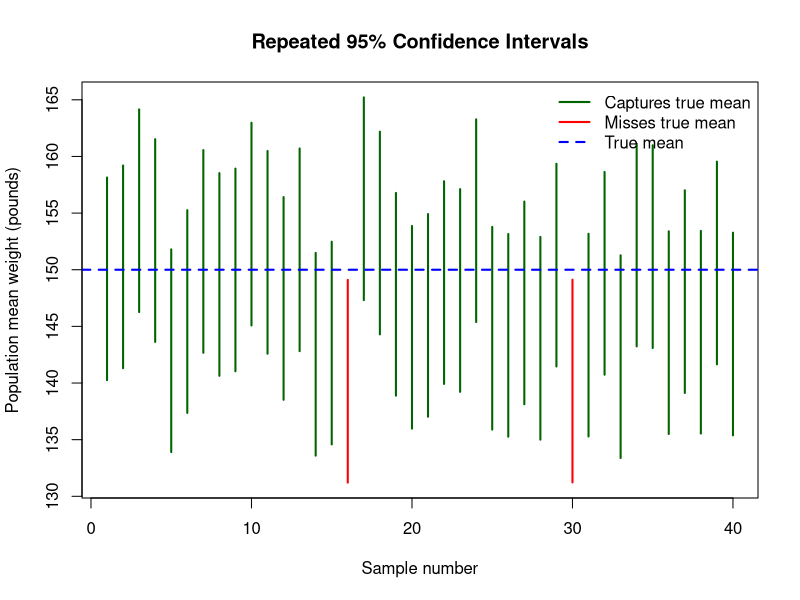
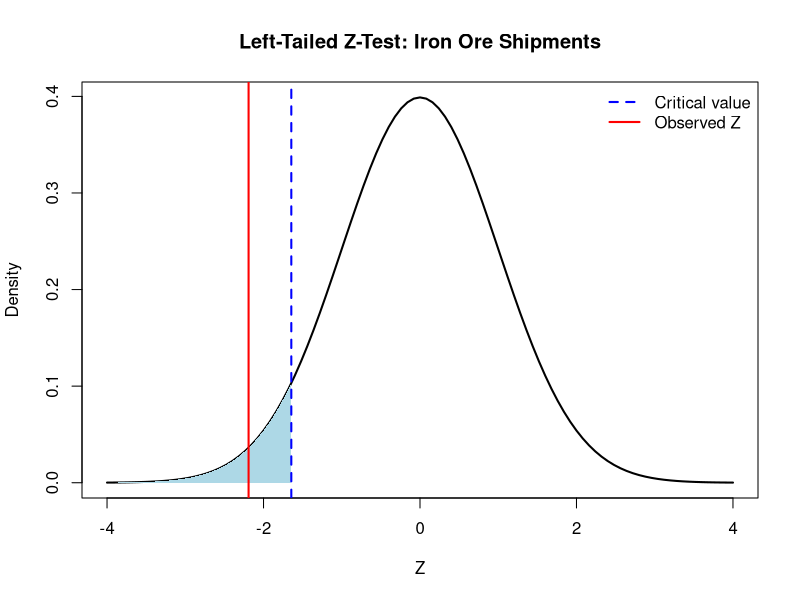
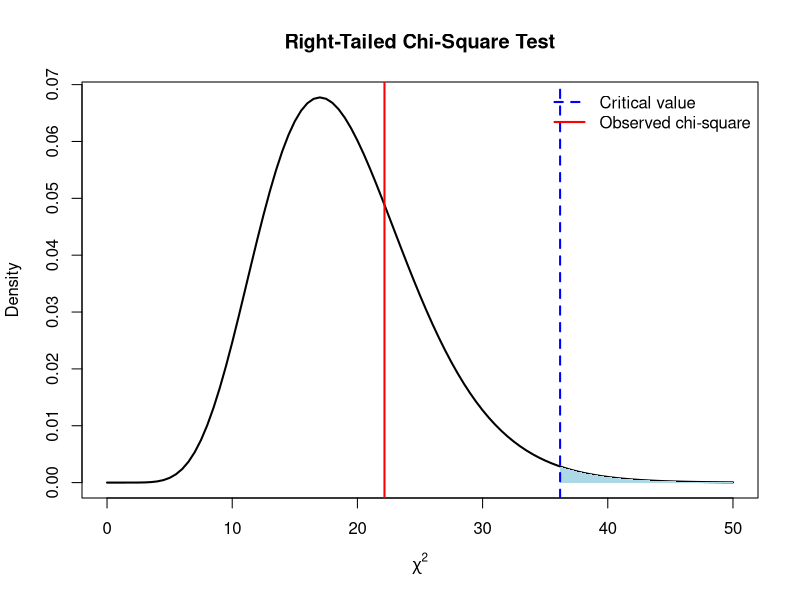

Source code (R) for these figures, in order:
## ---- chunk 1
#| include: false
knitr::opts_chunk$set(
  collapse = TRUE, 
  warning = FALSE,
  message = FALSE,
  error = TRUE,
  fig.height = 2.75, 
  fig.width = 4.25,
  fig.env = 'figure',
  fig.pos = 'h',
  fig.align = 'center')
## ---- chunk 2
# Standard Normal: P(Z < 1.25), P(Z > 1.25), and its 95th percentile
pnorm(1.25)
pnorm(1.25, lower.tail = FALSE)
qnorm(0.95)

# Student's t with 10 degrees of freedom
df <- 10
pt(1.25, df = df)
pt(1.25, df = df, lower.tail = FALSE)
qt(0.95, df = df)
## ---- chunk 3
# Common two-sided Normal critical values
qnorm(0.95)   # 90% confidence interval -> 1.645
qnorm(0.975)  # 95% confidence interval -> 1.960
qnorm(0.995)  # 99% confidence interval -> 2.576

# Left-tail alpha = 0.05 rejection cutoff
qnorm(0.05)

# Right-tail alpha = 0.05 rejection cutoff
qnorm(0.05, lower.tail = FALSE)

# Calculate a two-sided p-value for an observed z = -2.10
z_obs <- -2.10
2 * pnorm(abs(z_obs), lower.tail = FALSE)
## ---- chunk 4
n <- 16
df <- n - 1

# Critical t for a 95% two-sided confidence interval
t_crit <- qt(0.975, df = df)
round(t_crit, 3)

# Left-tailed test, significance level 0.05
round(qt(0.05, df = df), 3)

# Right-tailed test, significance level 0.05
round(qt(0.05, df = df, lower.tail = FALSE), 3)

# P(T < -1.20), P(T > 1.20), and P(-1.20 < T < 1.20)
round(pt(-1.20, df = df), 4)
round(pt(1.20, df = df, lower.tail = FALSE), 4)
round(pt(1.20, df = df) - pt(-1.20, df = df), 4)
## ---- chunk 5
t_obs <- -1.20
df <- 5
p_exact <- pt(t_obs, df = df)

round(p_exact, 4)

# Left-tail critical t values for areas 0.10 and 0.20
round(c(`10% left tail` = qt(0.10, df = df),
        `20% left tail` = qt(0.20, df = df)), 3)
## ---- chunk 6
xbar <- 3420
sigma <- 500
n <- 100
confidence <- 0.95

alpha <- 1 - confidence
z_star <- qnorm(1 - alpha / 2)
se <- sigma / sqrt(n)
me <- z_star * se
ci <- c(lower = xbar - me, upper = xbar + me)

round(z_star, 3)
round(me, 2)
round(ci, 2)
## ---- chunk 7
n <- 41
xbar <- 35.6
s <- 11.5
confidence <- 0.95

df <- n - 1
t_star <- qt((1 + confidence) / 2, df = df)
se <- s / sqrt(n)
me <- t_star * se
ci <- c(lower = xbar - me, upper = xbar + me)

round(t_star, 3)
round(me, 3)
round(ci, 3)

# R's built-in t.test() can calculate this CI from raw data,
# but xbar, s, and n alone are enough for the manual formula above.
## ---- chunk 8
n <- 200
successes <- 112
p_hat <- successes / n

# Check the course guideline for this Normal approximation
c(successes = n * p_hat,
  failures = n * (1 - p_hat))

z_star <- qnorm(0.975)
se_hat <- sqrt(p_hat * (1 - p_hat) / n)
ci <- p_hat + c(-1, 1) * z_star * se_hat

round(p_hat, 4)
round(setNames(ci, c("lower", "upper")), 4)
## ---- chunk 9
n <- 41
xbar <- 35.6
s <- 11.5
mu0 <- 37
alpha <- 0.05

df <- n - 1
t_obs <- (xbar - mu0) / (s / sqrt(n))
p_value <- pt(t_obs, df = df)  # LEFT-tailed p-value
critical_t <- qt(alpha, df = df)

round(t_obs, 3)       # Approximately -0.780
round(critical_t, 3)  # Approximately -1.684
round(p_value, 4)     # Approximately 0.2201

if (p_value < alpha) {
  cat("Reject H0 at alpha =", alpha, "\n")
} else {
  cat("Fail to reject H0 at alpha =", alpha, "\n")
}
## ---- chunk 10
p_two_sided <- 2 * pt(abs(t_obs), df = df, lower.tail = FALSE)
round(p_two_sided, 4)
## ---- chunk 11
xbar <- 3500
mu0 <- 3400
sigma <- 500
n <- 100
alpha <- 0.05

z_obs <- (xbar - mu0) / (sigma / sqrt(n))
p_value <- pnorm(z_obs, lower.tail = FALSE)
critical_z <- qnorm(alpha, lower.tail = FALSE)

round(z_obs, 3)
round(critical_z, 3)
round(p_value, 4)

if (p_value < alpha) {
  cat("Reject H0: evidence supports a mean above 3400 grams.\n")
} else {
  cat("Fail to reject H0: insufficient evidence of a mean above 3400 grams.\n")
}
## ---- chunk 12
# Example inputs: edit these for a different problem
xbar <- 35.6
mu0 <- 37
n <- 41
s <- 11.5
sigma_known <- FALSE
alpha <- 0.05
alternative <- "less"  # "less", "greater", or "two.sided"

stopifnot(n > 1, alternative %in% c("less", "greater", "two.sided"))

if (sigma_known) {
  sigma <- 11.5  # Replace with the KNOWN population SD when applicable
  statistic <- (xbar - mu0) / (sigma / sqrt(n))
  cdf <- function(x, lower.tail = TRUE) pnorm(x, lower.tail = lower.tail)
  distribution <- "Z"
} else {
  statistic <- (xbar - mu0) / (s / sqrt(n))
  cdf <- function(x, lower.tail = TRUE) pt(x, df = n - 1,
                                          lower.tail = lower.tail)
  distribution <- "t"
}

p_value <- switch(
  alternative,
  less = cdf(statistic),
  greater = cdf(statistic, lower.tail = FALSE),
  two.sided = 2 * cdf(abs(statistic), lower.tail = FALSE)
)

cat("Distribution:", distribution, "\n")
cat("Test statistic:", round(statistic, 4), "\n")
cat("p-value:", round(p_value, 5), "\n")
cat(if (p_value < alpha) "Reject H0\n" else "Fail to reject H0\n")
## ---- chunk 13
round(pnorm(1.35, lower.tail = FALSE), 4)
round(pnorm(1.80) - pnorm(-0.50), 4)
round(qnorm(0.025, lower.tail = FALSE), 4)
round(qt(0.05, df = 20, lower.tail = FALSE), 4)
round(2 * pt(1.20, df = 5, lower.tail = FALSE), 4)
round(pnorm(1, mean = 1.02, sd = 0.01 / sqrt(4)), 6)

mu_uniform <- (2.97 + 3.01) / 2
sigma_uniform <- (3.01 - 2.97) / sqrt(12)
se_100 <- sigma_uniform / sqrt(100)
round(pnorm(2.991, mean = mu_uniform, sd = se_100) -
      pnorm(2.987, mean = mu_uniform, sd = se_100), 4)
## ---- chunk 14
# Confidence level
conf_level <- 0.95

# Significance level
alpha <- 1 - conf_level

# Find the critical Z-value
z_critical <- qnorm(1 - alpha / 2)

z_critical

# The corresponding negative critical value
-z_critical
## ---- chunk 15
# Probability between the two critical values
pnorm(z_critical) - pnorm(-z_critical)
## ---- chunk 16
# Example: 90%, 95%, and 99% confidence levels

qnorm(0.95)   # 90% CI: 5% in each tail

qnorm(0.975)  # 95% CI: 2.5% in each tail

qnorm(0.995)  # 99% CI: 0.5% in each tail
## ---- chunk 17
# Function for a Z-based confidence interval
# when population standard deviation is known

ci_mean_z <- function(xbar, sigma, n, conf_level = 0.95) {

  alpha <- 1 - conf_level

  z_critical <- qnorm(1 - alpha / 2)

  SE <- sigma / sqrt(n)

  ME <- z_critical * SE

  lower <- xbar - ME
  upper <- xbar + ME

  return(c(lower = lower, upper = upper))
}
## ---- chunk 18
n <- 30
xbar <- 150
sigma <- 25
conf_level <- 0.95
## ---- chunk 19
alpha <- 1 - conf_level

z_critical <- qnorm(1 - alpha / 2)

z_critical
## ---- chunk 20
SE <- sigma / sqrt(n)

SE
## ---- chunk 21
ME <- z_critical * SE

ME
## ---- chunk 22
lower <- xbar - ME
upper <- xbar + ME

c(lower = lower, upper = upper)

# Rounded to two decimal places
round(c(lower = lower, upper = upper), 2)
## ---- chunk 23
ci_mean_z(
  xbar = 150,
  sigma = 25,
  n = 30,
  conf_level = 0.95
)
## ---- chunk 24
# Set a seed so results can be reproduced
set.seed(312)

# Population characteristics
mu_true <- 150
sigma <- 25
n <- 30

# Number of repeated samples
n_samples <- 40

# Critical Z-value for a 95% CI
z_critical <- qnorm(0.975)

# Generate 40 sample means
sample_means <- replicate(
  n_samples,
  mean(rnorm(n, mean = mu_true, sd = sigma))
)

# Margin of error for each sample
ME <- z_critical * sigma / sqrt(n)

# Construct the confidence intervals
lower <- sample_means - ME
upper <- sample_means + ME

# Check whether each interval contains the true mean
captured <- (lower <= mu_true) & (mu_true <= upper)

# Number of intervals capturing the true mean
sum(captured)

# Number missing the true mean
sum(!captured)
## ---- chunk 25
#| fig-width: 9
#| fig-height: 6
#| fig-cap: "Forty simulated 95% confidence intervals"

plot(
  1:n_samples, sample_means,
  type = "n",
  ylim = range(c(lower, upper, mu_true)),
  xlab = "Sample number",
  ylab = "Population mean weight (pounds)",
  main = "Repeated 95% Confidence Intervals"
)

# Draw each confidence interval
for (i in 1:n_samples) {

  segments(
    x0 = i,
    y0 = lower[i],
    x1 = i,
    y1 = upper[i],
    col = ifelse(captured[i], "darkgreen", "red"),
    lwd = 2
  )
}

# The true population mean
abline(h = mu_true, col = "blue", lwd = 2, lty = 2)

legend(
  "topright",
  legend = c("Captures true mean", "Misses true mean", "True mean"),
  col = c("darkgreen", "red", "blue"),
  lwd = 2,
  lty = c(1, 1, 2),
  bty = "n"
)
## ---- chunk 26
set.seed(312)

mu_true <- 150
sigma <- 25
n <- 30

z_critical <- qnorm(0.975)

# Number of repetitions
N <- 10000

# Simulate whether each CI captures the true mean
captured <- replicate(N, {

  sample_data <- rnorm(
    n,
    mean = mu_true,
    sd = sigma
  )

  xbar <- mean(sample_data)

  ME <- z_critical * sigma / sqrt(n)

  lower <- xbar - ME
  upper <- xbar + ME

  (lower <= mu_true) && (mu_true <= upper)
})

# Proportion of intervals that capture mu
mean(captured)

# Proportion that do not capture mu
mean(!captured)
## ---- chunk 27
ci_width <- function(n, sigma, conf_level = 0.95) {

  alpha <- 1 - conf_level

  z_critical <- qnorm(1 - alpha / 2)

  width <- 2 * z_critical * sigma / sqrt(n)

  return(width)
}
## ---- chunk 28
ci_width(n = 20, sigma = 25)

ci_width(n = 30, sigma = 25)

ci_width(n = 100, sigma = 25)

ci_width(n = 500, sigma = 25)
## ---- chunk 29
ci_width(n = 30, sigma = 10)

ci_width(n = 30, sigma = 25)

ci_width(n = 30, sigma = 40)
## ---- chunk 30
ci_width(n = 30, sigma = 25, conf_level = 0.90)

ci_width(n = 30, sigma = 25, conf_level = 0.95)

ci_width(n = 30, sigma = 25, conf_level = 0.99)
## ---- chunk 31
# Critical value for 99% confidence
qnorm(0.995)

# Critical value for 99.9% confidence
qnorm(0.9995)

# Critical value corresponding to 100% confidence
qnorm(1)
## ---- chunk 32
sigma <- 25

B <- 3

conf_level <- 0.95

# Step 1: Find critical Z-value
z_critical <- qnorm(1 - (1 - conf_level) / 2)

# Step 2: Calculate required sample size
n_required <- (z_critical * sigma / B)^2

n_required

# Step 3: Round upward
ceiling(n_required)
## ---- chunk 33
# 90% confidence
z90 <- qnorm(0.95)

# 95% confidence
z95 <- qnorm(0.975)

# 99% confidence
z99 <- qnorm(0.995)

z90
z95
z99
## ---- chunk 34
xbar <- 150
sigma <- 25
n <- 30

# Construct confidence intervals
ci_mean_z(xbar, sigma, n, conf_level = 0.90)

ci_mean_z(xbar, sigma, n, conf_level = 0.95)

ci_mean_z(xbar, sigma, n, conf_level = 0.99)
## ---- chunk 35
n <- 19
xbar <- 44.2
s <- 3.8
conf_level <- 0.90

df <- n - 1

df
## ---- chunk 36
alpha <- 1 - conf_level

t_critical <- qt(1 - alpha / 2, df = 18)

t_critical
## ---- chunk 37
SE <- s / sqrt(n)

ME <- t_critical * SE

SE
ME
## ---- chunk 38
lower <- xbar - ME
upper <- xbar + ME

round(c(lower = lower, upper = upper), 3)
## ---- chunk 39
ci_mean_t <- function(xbar, s, n, conf_level = 0.95) {

  alpha <- 1 - conf_level

  df <- n - 1

  t_critical <- qt(1 - alpha / 2, df = df)

  SE <- s / sqrt(n)

  ME <- t_critical * SE

  lower <- xbar - ME
  upper <- xbar + ME

  return(c(lower = lower, upper = upper))
}
## ---- chunk 40
ci_mean_t(
  xbar = 44.2,
  s = 3.8,
  n = 19,
  conf_level = 0.90
)
## ---- chunk 41
lower <- 48
upper <- 54

xbar <- (lower + upper) / 2

xbar
## ---- chunk 42
ME <- (upper - lower) / 2

ME
## ---- chunk 43
n <- 16
conf_level <- 0.80

alpha <- 1 - conf_level

df <- n - 1

t_critical <- qt(1 - alpha / 2, df = df)

t_critical
## ---- chunk 44
s <- ME * sqrt(n) / t_critical

s
## ---- chunk 45
ci_mean_t(
  xbar = 51,
  s = s,
  n = 16,
  conf_level = 0.80
)
## ---- chunk 46
n <- 75

df <- n - 1

df
## ---- chunk 47
# Exact critical value using R
qt(0.975, df = 74)

# Approximate value from the printed table using df = 70
qt(0.975, df = 70)
## ---- chunk 48
n <- 100

X <- 80

phat <- X / n

phat
## ---- chunk 49
# Number of observed successes
n * phat

# Number of observed failures
n * (1 - phat)

# Check both conditions
n * phat >= 15

n * (1 - phat) >= 15
## ---- chunk 50
conf_level <- 0.95

alpha <- 1 - conf_level

z_critical <- qnorm(1 - alpha / 2)

z_critical
## ---- chunk 51
SE <- sqrt(phat * (1 - phat) / n)

SE
## ---- chunk 52
ME <- z_critical * SE

ME
## ---- chunk 53
lower <- phat - ME
upper <- phat + ME

round(c(lower = lower, upper = upper), 4)
## ---- chunk 54
# Wald confidence interval for a population proportion
# This is the Normal-approximation method from our handout.

ci_proportion <- function(X, n, conf_level = 0.95) {

  phat <- X / n

  alpha <- 1 - conf_level

  z_critical <- qnorm(1 - alpha / 2)

  SE <- sqrt(phat * (1 - phat) / n)

  ME <- z_critical * SE

  lower <- phat - ME
  upper <- phat + ME

  return(c(lower = lower, upper = upper))
}
## ---- chunk 55
ci_proportion(
  X = 80,
  n = 100,
  conf_level = 0.95
)
## ---- chunk 56
# Original sample: 80 successes out of 100
CI_100 <- ci_proportion(
  X = 80,
  n = 100,
  conf_level = 0.95
)

# Larger sample: 800 successes out of 1000
CI_1000 <- ci_proportion(
  X = 800,
  n = 1000,
  conf_level = 0.95
)

# Display both intervals
round(CI_100, 4)

round(CI_1000, 4)

# Compare interval widths
width_100 <- CI_100[2] - CI_100[1]

width_1000 <- CI_1000[2] - CI_1000[1]

width_100
width_1000
## ---- chunk 57
CI <- ci_proportion(
  X = 80,
  n = 100,
  conf_level = 0.95
)

# Is the entire confidence interval above 0.50?
CI[1] > 0.50
## ---- chunk 58
phat <- 0.80

conf_level <- 0.99

B <- 0.01

# Find the critical Z-value
z_critical <- qnorm(1 - (1 - conf_level) / 2)

z_critical

# Calculate required sample size
n_required <- phat * (1 - phat) * (z_critical / B)^2

n_required

# Round upward
ceiling(n_required)
## ---- chunk 59
# Using the Z-value rounded as in our printed table

z_table <- 2.576

ceiling(0.80 * 0.20 * (z_table / 0.01)^2)
## ---- chunk 60
phat <- 0.50

conf_level <- 0.99

B <- 0.01

z_critical <- qnorm(1 - (1 - conf_level) / 2)

n_required <- phat * (1 - phat) * (z_critical / B)^2

n_required

ceiling(n_required)
## ---- chunk 61
ceiling(0.25 * (2.576 / 0.01)^2)
## ---- chunk 62
# Confidence interval 1
CI1 <- c(0.60, 0.80)

# Confidence interval 2
CI2 <- c(0.30, 0.41)

# Confidence interval 3
CI3 <- c(0.45, 0.65)

# Case 1: Entire interval above 0.50
CI1[1] > 0.50

# Case 2: Entire interval below 0.50
CI2[2] < 0.50

# Case 3: Interval contains 0.50
CI3[1] <= 0.50 && CI3[2] >= 0.50
## ---- chunk 63
# 90% confidence
qnorm(0.95)

# 95% confidence
qnorm(0.975)

# 99% confidence
qnorm(0.995)
## ---- chunk 64
# 90% confidence interval, df = 18
qt(0.95, df = 18)

# 95% confidence interval, df = 15
qt(0.975, df = 15)

# 95% confidence interval, df = 74
qt(0.975, df = 74)

# 99% confidence interval, df = 20
qt(0.995, df = 20)
## ---- chunk 65
# 95% central probability for standard Normal
z <- qnorm(0.975)

pnorm(z) - pnorm(-z)

# 95% central probability for t distribution, df = 18
t <- qt(0.975, df = 18)

pt(t, df = 18) - pt(-t, df = 18)
## ---- chunk 66
# Enter the values and use ci_mean_z()

## ---- chunk 67
# Use qt() or ci_mean_t()

## ---- chunk 68
# Use ci_proportion()

## ---- chunk 69
# Use qnorm(), sqrt(), and ceiling() as appropriate

## ---- chunk 70
# Compare critical values and interval widths

## ---- chunk 71
# P(Z < 1.96)
pnorm(1.96)

# P(Z > 1.96)
pnorm(1.96, lower.tail = FALSE)

# Find z such that P(Z < z) = 0.975
qnorm(0.975)
## ---- chunk 72
# Basket A

p_green_A <- 1 / 10

# Probability of three green balls
alpha_basket <- p_green_A^3

alpha_basket
## ---- chunk 73
# Probability of exactly three green balls
# in three independent draws from Basket A

dbinom(
  x = 3,
  size = 3,
  prob = 0.10
)
## ---- chunk 74
# Basket B

p_green_B <- 4 / 5

# Probability of failing to reject H0
beta_basket <- 1 - p_green_B^3

beta_basket
## ---- chunk 75
# Probability of NOT observing three green balls

1 - dbinom(
  x = 3,
  size = 3,
  prob = 0.80
)
## ---- chunk 76
power_basket <- 1 - beta_basket

power_basket
## ---- chunk 77
alpha_never_reject <- 0

beta_never_reject <- 1

power_never_reject <- 1 - beta_never_reject

alpha_never_reject
beta_never_reject
power_never_reject
## ---- chunk 78
# Given information

mu0_iron <- 80
sigma_iron <- 10
n_iron <- 30
xbar_iron <- 76

alpha_iron <- 0.05

# Calculate the standard error
SE_iron <- sigma_iron / sqrt(n_iron)

# Calculate the Z-test statistic
z_iron <- (xbar_iron - mu0_iron) / SE_iron

z_iron
## ---- chunk 79
# Critical value for a left-tailed test

z_critical_iron <- qnorm(alpha_iron)

z_critical_iron
## ---- chunk 80
# Does the observed test statistic fall
# inside the rejection region?

z_iron < z_critical_iron
## ---- chunk 81
# Left-tailed p-value

pvalue_iron <- pnorm(z_iron)

pvalue_iron
## ---- chunk 82
pvalue_iron < alpha_iron
## ---- chunk 83
#| fig-width: 8
#| fig-height: 4.5

curve(
  dnorm(x),
  from = -4,
  to = 4,
  lwd = 2,
  xlab = "Z",
  ylab = "Density",
  main = "Left-Tailed Z-Test: Iron Ore Shipments"
)

# Shade the rejection region
x_reject <- seq(-4, z_critical_iron, length.out = 300)

polygon(
  c(-4, x_reject, z_critical_iron),
  c(0, dnorm(x_reject), 0),
  col = "lightblue",
  border = NA
)

# Critical value
abline(
  v = z_critical_iron,
  col = "blue",
  lwd = 2,
  lty = 2
)

# Observed test statistic
abline(
  v = z_iron,
  col = "red",
  lwd = 2
)

legend(
  "topright",
  legend = c("Critical value", "Observed Z"),
  col = c("blue", "red"),
  lty = c(2, 1),
  lwd = 2,
  bty = "n"
)
## ---- chunk 84
# For a left-tailed Z-test

pnorm(-1.50)
## ---- chunk 85
# For a right-tailed Z-test

pnorm(1.50, lower.tail = FALSE)
## ---- chunk 86
# For a two-tailed Z-test

z_observed <- 1.50

2 * pnorm(abs(z_observed), lower.tail = FALSE)
## ---- chunk 87
mu0_A <- 50
xbar_A <- 53
n_A <- 64
sigma_A <- 16

alpha_A <- 0.01

z_A <- (xbar_A - mu0_A) /
  (sigma_A / sqrt(n_A))

z_A
## ---- chunk 88
z_critical_A <- qnorm(1 - alpha_A / 2)

z_critical_A

# Negative critical value
-z_critical_A
## ---- chunk 89
abs(z_A) > z_critical_A
## ---- chunk 90
pvalue_A <- 2 * pnorm(
  abs(z_A),
  lower.tail = FALSE
)

pvalue_A
## ---- chunk 91
mu0_B <- 70
xbar_B <- 74
sigma_B <- 12
n_B <- 36

alpha_B <- 0.09

z_B <- (xbar_B - mu0_B) /
  (sigma_B / sqrt(n_B))

z_B
## ---- chunk 92
z_critical_B <- qnorm(1 - alpha_B)

z_critical_B
## ---- chunk 93
pvalue_B <- pnorm(
  z_B,
  lower.tail = FALSE
)

pvalue_B
## ---- chunk 94
# Compare the p-value with three significance levels

alpha_levels_B <- c(0.09, 0.05, 0.01)

data.frame(
  significance_level = alpha_levels_B,
  p_value = rep(pvalue_B, length(alpha_levels_B)),
  reject_H0 = pvalue_B < alpha_levels_B
)
## ---- chunk 95
mu0_chol <- 45.5

xbar_chol <- 44.2

s_chol <- 3.8

n_chol <- 19

alpha_chol <- 0.05

# Degrees of freedom
df_chol <- n_chol - 1

# Standard error
SE_chol <- s_chol / sqrt(n_chol)

# Observed t-test statistic
t_chol <- (xbar_chol - mu0_chol) / SE_chol

df_chol
t_chol
## ---- chunk 96
t_critical_chol <- qt(
  alpha_chol,
  df = df_chol
)

t_critical_chol
## ---- chunk 97
t_chol < t_critical_chol
## ---- chunk 98
pvalue_chol <- pt(
  t_chol,
  df = df_chol
)

pvalue_chol
## ---- chunk 99
# Left-tail cutoff corresponding to 0.05
qt(0.05, df = 18)

# Left-tail cutoff corresponding to 0.10
qt(0.10, df = 18)
## ---- chunk 100
pt(t_chol, df = 18)
## ---- chunk 101
df_right_t <- 25

t_right <- 2.1

# Upper-tail probability 0.025
qt(1 - 0.025, df = df_right_t)

# Upper-tail probability 0.01
qt(1 - 0.01, df = df_right_t)
## ---- chunk 102
pvalue_right_t <- pt(
  t_right,
  df = df_right_t,
  lower.tail = FALSE
)

pvalue_right_t
## ---- chunk 103
df_two_t <- 20

t_two <- 2

# Upper-tail probability 0.05
qt(0.95, df = df_two_t)

# Upper-tail probability 0.025
qt(0.975, df = df_two_t)
## ---- chunk 104
pvalue_two_t <- 2 * pt(
  abs(t_two),
  df = df_two_t,
  lower.tail = FALSE
)

pvalue_two_t
## ---- chunk 105
n_gambler <- 80

X_gambler <- 44

p0_gambler <- 0.49

alpha_gambler <- 0.05

phat_gambler <- X_gambler / n_gambler

phat_gambler
## ---- chunk 106
# Expected successes under H0
n_gambler * p0_gambler

# Expected failures under H0
n_gambler * (1 - p0_gambler)

# Check the conditions
n_gambler * p0_gambler >= 15

n_gambler * (1 - p0_gambler) >= 15
## ---- chunk 107
# Standard error under H0
SE_gambler <- sqrt(
  p0_gambler * (1 - p0_gambler) / n_gambler
)

# Z-test statistic
z_gambler <- (phat_gambler - p0_gambler) /
  SE_gambler

z_gambler
## ---- chunk 108
z_critical_gambler <- qnorm(1 - alpha_gambler)

z_critical_gambler
## ---- chunk 109
z_gambler > z_critical_gambler
## ---- chunk 110
pvalue_gambler <- pnorm(
  z_gambler,
  lower.tail = FALSE
)

pvalue_gambler
## ---- chunk 111
prop.test(
  x = 44,
  n = 80,
  p = 0.49,
  alternative = "greater",
  correct = FALSE
)
## ---- chunk 112
n_gambler2 <- 100

X_gambler2 <- 55

phat_gambler2 <- X_gambler2 / n_gambler2

# Same null proportion
p0_gambler2 <- 0.49

SE_gambler2 <- sqrt(
  p0_gambler2 * (1 - p0_gambler2) / n_gambler2
)

z_gambler2 <- (phat_gambler2 - p0_gambler2) /
  SE_gambler2

z_gambler2
## ---- chunk 113
pvalue_gambler2 <- pnorm(
  z_gambler2,
  lower.tail = FALSE
)

pvalue_gambler2
## ---- chunk 114
data.frame(
  sample_size = c(80, 100),
  wins = c(44, 55),
  sample_proportion = c(
    phat_gambler,
    phat_gambler2
  ),
  z_statistic = c(
    z_gambler,
    z_gambler2
  ),
  p_value = c(
    pvalue_gambler,
    pvalue_gambler2
  )
)
## ---- chunk 115
n_var <- 20

s2_var <- 0.2916

sigma2_0 <- 0.25

alpha_var <- 0.01

# Degrees of freedom
df_var <- n_var - 1

# Chi-square test statistic
chisq_var <- (n_var - 1) * s2_var / sigma2_0

df_var
chisq_var
## ---- chunk 116
chisq_critical_var <- qchisq(
  1 - alpha_var,
  df = df_var
)

chisq_critical_var
## ---- chunk 117
chisq_var > chisq_critical_var
## ---- chunk 118
pvalue_var <- pchisq(
  chisq_var,
  df = df_var,
  lower.tail = FALSE
)

pvalue_var
## ---- chunk 119
#| fig-width: 8
#| fig-height: 4.5

curve(
  dchisq(x, df = df_var),
  from = 0,
  to = 50,
  lwd = 2,
  xlab = expression(chi^2),
  ylab = "Density",
  main = "Right-Tailed Chi-Square Test"
)

# Shade the rejection region
x_reject_chi <- seq(
  chisq_critical_var,
  50,
  length.out = 300
)

polygon(
  c(chisq_critical_var, x_reject_chi, 50),
  c(0, dchisq(x_reject_chi, df = df_var), 0),
  col = "lightblue",
  border = NA
)

abline(
  v = chisq_critical_var,
  col = "blue",
  lwd = 2,
  lty = 2
)

abline(
  v = chisq_var,
  col = "red",
  lwd = 2
)

legend(
  "topright",
  legend = c("Critical value", "Observed chi-square"),
  col = c("blue", "red"),
  lty = c(2, 1),
  lwd = 2,
  bty = "n"
)
## ---- chunk 120
xbar_CI <- 53

sigma_CI <- 16

n_CI <- 64

alpha_CI <- 0.01

z_critical_CI <- qnorm(1 - alpha_CI / 2)

ME_CI <- z_critical_CI * sigma_CI / sqrt(n_CI)

CI_lower <- xbar_CI - ME_CI

CI_upper <- xbar_CI + ME_CI

c(lower = CI_lower, upper = CI_upper)
## ---- chunk 121
mu0_CI <- 50

CI_lower <= mu0_CI && mu0_CI <= CI_upper
## ---- chunk 122
# Example observed Z-statistic
z <- -1.50

# p-value
pnorm(z)

# Critical value at alpha = 0.05
qnorm(0.05)
## ---- chunk 123
z <- 1.50

# p-value
pnorm(z, lower.tail = FALSE)

# Critical value at alpha = 0.05
qnorm(0.95)
## ---- chunk 124
z <- 1.50

# p-value
2 * pnorm(abs(z), lower.tail = FALSE)

# Positive critical value at alpha = 0.05
qnorm(0.975)
## ---- chunk 125
t <- -1.50
df <- 18

# p-value
pt(t, df = df)

# Critical value at alpha = 0.05
qt(0.05, df = df)
## ---- chunk 126
t <- 1.50
df <- 18

# p-value
pt(t, df = df, lower.tail = FALSE)

# Critical value at alpha = 0.05
qt(0.95, df = df)
## ---- chunk 127
t <- 1.50
df <- 18

# p-value
2 * pt(abs(t), df = df, lower.tail = FALSE)

# Positive critical value at alpha = 0.05
qt(0.975, df = df)
## ---- chunk 128
chisq <- 22.16
df <- 19

# p-value
pchisq(chisq, df = df, lower.tail = FALSE)

# Critical value at alpha = 0.01
qchisq(0.99, df = df)
## ---- chunk 129
# Your R code here

## ---- chunk 130
# Your R code here

## ---- chunk 131
# Your R code here

## ---- chunk 132
# Your R code here
